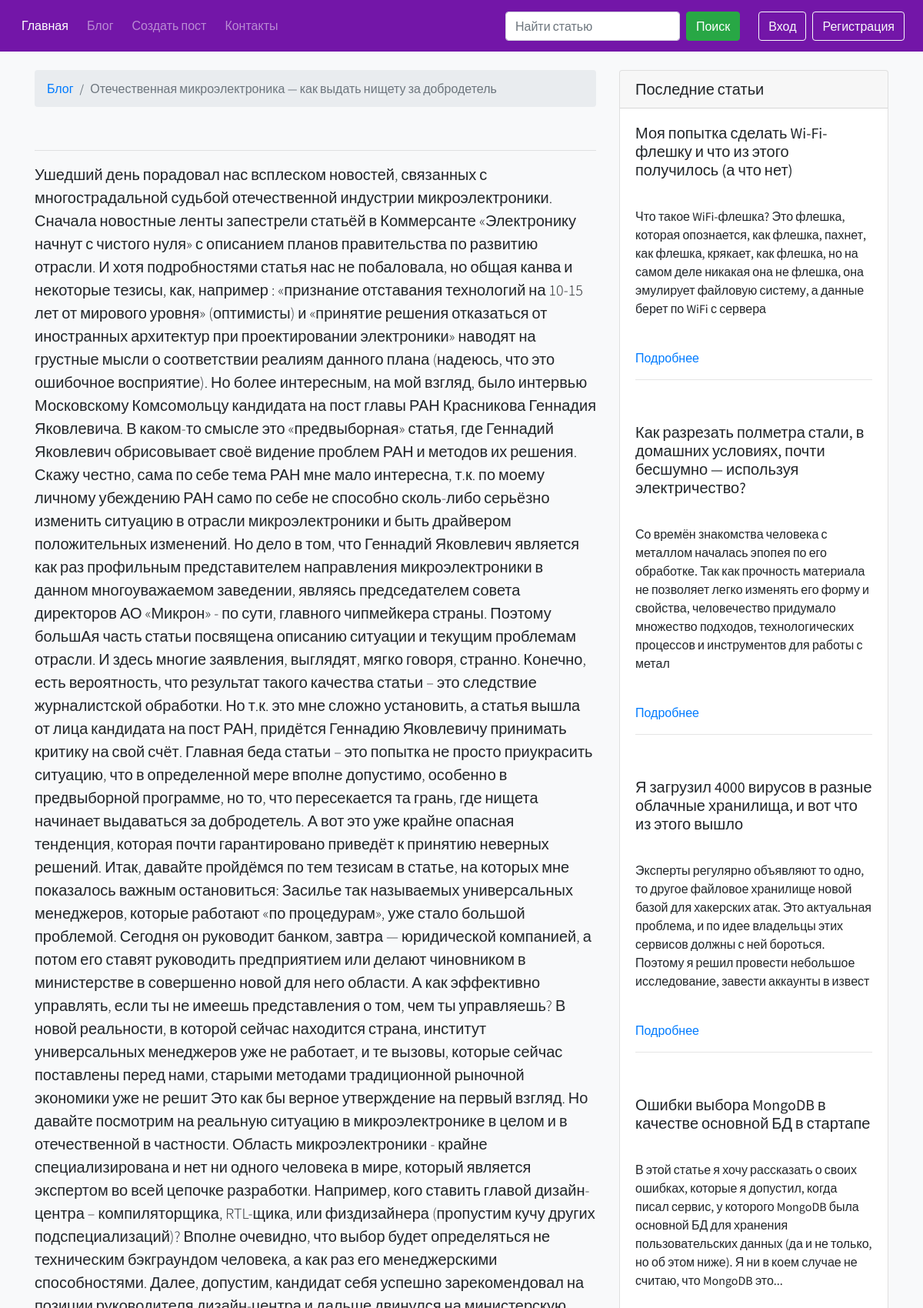
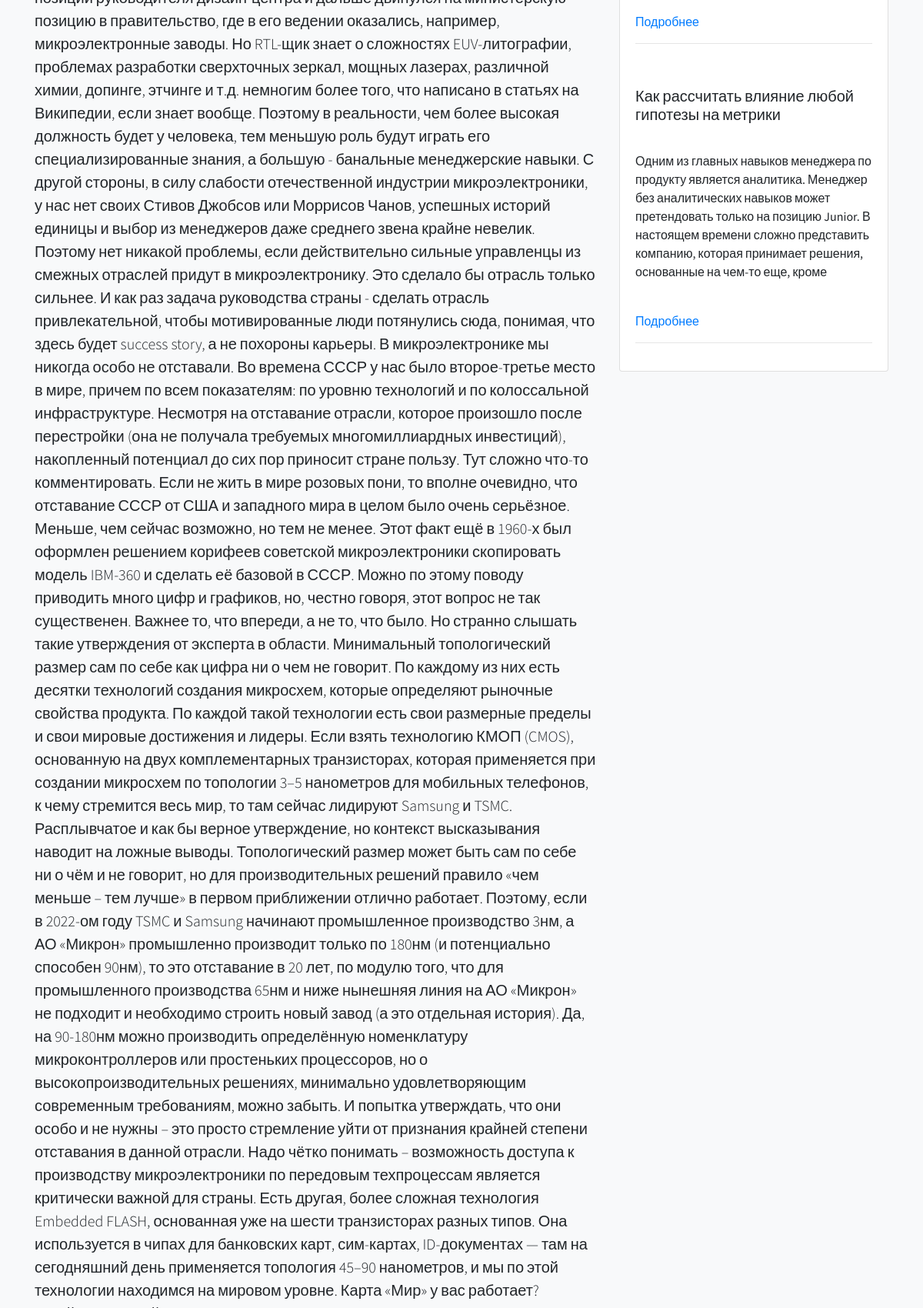
Page /blog/post-5 (upper part) on the committed database (2 pictures, top to bottom).
### blog/models.py (models this page shows, shortened)
class PostModel(db.Model):
    id = db.Column(db.Integer, primary_key=True)
    title = db.Column(db.String(100), nullable=False)
    image = db.Column(db.String(255), nullable=True)
    description = db.Column(db.String(255), nullable=False)
    text = db.Column(db.Text, nullable=False)
    author = db.Column(db.Integer, db.ForeignKey('user_model.id', ondelete="CASCADE"))
    created_data = db.Column(db.DateTime, default=datetime.now(timezone('Europe/Minsk')))

### blog/blog.py (the view, shortened to what this page needs)
@blog.route("/post-<int:post_id>", methods=["GET", "POST"])
def post_page_view(post_id):
    comment_form = CreateCommentForm()
    if not get_post_from_post_model_where_id(post_id):
        abort(404)
    return render_template(
        "blog/post_page.html",
        post=get_post_from_post_model_where_id(post_id),
        five_last_posts=get_five_last_posts_from_posts_table(post_id),
        comment_form=comment_form,
        all_comments=get_comments_from_comments_table_where_post_id(post_id),
    )

### blog/forms.py
class CreateCommentForm(FlaskForm):
    text = TextAreaField(
        "Текст комментария",
        validators=[DataRequired()],
        render_kw={
            "class": "form-control",
            "placeholder": "",
        },
    )
    submit = SubmitField(
        "Оставить комментарий",
        render_kw={"class": "btn my-3 btn-primary btn-block"},
    )

### app.py (called while the page is built)
@app.after_request
def redirect_to_signin(response):
    if response.status_code == 401:
        flash('Пожалуйста войдите в свой аккаунт или зарегистрируйтесь, чтобы попасть в данный раздел.', 'success')
        return redirect(url_for('authentication.sign_in_view', next_page=request.url))
    return response

### blog/services.py (called while the page is built)
@logger.catch
def get_five_last_posts_from_posts_table(post_id: int):
    return PostModel.query.filter(PostModel.id != post_id).limit(5)[::-1]

@logger.catch
def get_post_from_post_model_where_id(post_id: int):
    return PostModel.query.get(post_id)

@logger.catch
def get_comments_from_comments_table_where_post_id(post_id: int):
    return db.session.query(UserModel, CommentModel).join(CommentModel, UserModel.id == CommentModel.user_id).filter_by(
        post_id=post_id
    )[::-1]

### templates/blog/post_page.html (shortened to what this page needs)
{% extends 'base.html' %}
{% block content_app %}
    <div class="container">
        <div class="row">
            <div class="col-lg-8 text-break">
                <nav aria-label="breadcrumb" class="mt-4">
                    <ol class="breadcrumb">
                        <li class="breadcrumb-item"><a href="{{ url_for("blog.blog_view") }}">Блог</a></li>
                        <li class="breadcrumb-item active" aria-current="page">{{ post.title }}</li>
                    </ol>
                </nav>
                <hr>
                <p class="lead">{{ post.text|safe }}</p>
            </div>
        {% include 'blog/post_page_aside.html' %}
        </div>
    </div>
{% endblock %}

### templates/blog/post_page_aside.html (shortened to what this page needs)
<div class="col-md-4">
    <div class="card my-4">
        <h5 class="card-header">Последние статьи</h5>
        {% for last_post in five_last_posts %}
            <div class="card-body">
                <h5 class="card-title">{{ last_post.title }}</h5>
                     class="card-img-top my-2"><br>
                <p>{{ last_post.description| safe | truncate(250) }}</p><br>
                <a href="{{ url_for('blog.post_page_view', post_id=last_post.id) }}" class="card-link">Подробнее</a>
                <hr>
            </div>
        {% endfor %}
    </div>
</div>

### static/css/style.css (style rules this page uses)
* { font-family: 'Source Sans Pro', sans-serif; }
a { text-decoration: none; }

### rows in the picture
PostModel: title "Отечественная микроэлектроника — как выдать нищету за добродетель"
PostModel: title "Моя попытка сделать Wi-Fi-флешку и что из этого получилось (а что нет)", description "Что такое WiFi-флешка? Это флешка, которая опознается, как флешка, пахнет, как флешка, крякает, как флешка, но на самом деле никакая она не флешка, она эмулирует файловую систему, а данные берет по WiFi с сервера"
PostModel: title "Как разрезать полметра стали, в домашних условиях, почти бесшумно — используя электричество?", description "Со времён знакомства человека с металлом началась эпопея по его обработке. Так как прочность материала не позволяет легко изменять его форму и свойства, человечество придумало множество подходов, технологических процессов и инструментов для работы с метал"
PostModel: title "Я загрузил 4000 вирусов в разные облачные хранилища, и вот что из этого вышло", description "Эксперты регулярно объявляют то одно, то другое файловое хранилище новой базой для хакерских атак. Это актуальная проблема, и по идее владельцы этих сервисов должны с ней бороться. Поэтому я решил провести небольшое исследование, завести аккаунты в извест"
PostModel: title "Ошибки выбора MongoDB в качестве основной БД в стартапе", description "В этой статье я хочу рассказать о своих ошибках, которые я допустил, когда писал сервис, у которого MongoDB была основной БД для хранения пользовательских данных (да и не только, но об этом ниже). Я ни в коем случае не считаю, что MongoDB это..."
PostModel: title "Как рассчитать влияние любой гипотезы на метрики", description "Одним из главных навыков менеджера по продукту является аналитика. Менеджер без аналитических навыков может претендовать только на позицию Junior. В настоящем времени сложно представить компанию, которая принимает решения, основанные на чем-то еще, кроме"
